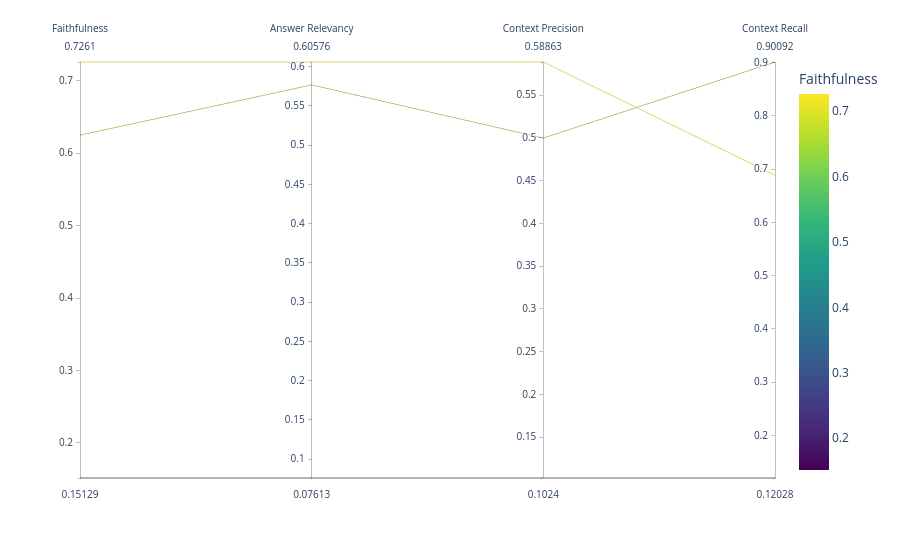

The notebook cell saved with this chart:
### Code cell
parallel = avg.T.reset_index()

parallel.rename(columns={"index":"Model"},inplace=True)

fig = px.parallel_coordinates(
    parallel,
    color="Faithfulness",
    dimensions=[
        "Faithfulness",
        "Answer Relevancy",
        "Context Precision",
        "Context Recall"
    ],
    color_continuous_scale=px.colors.sequential.Viridis
)

fig.show()

### Figure 1 — Plotly figure (JSON) as saved in the notebook; plotly's stock layout.template omitted (floating-point values rounded to 4 significant figures)
{"data": [{"dimensions": [{"label": "Faithfulness", "values": [0.625, 0.1513, 0.7261]}, {"label": "Answer Relevancy", "values": [0.5766, 0.07613, 0.6058]}, {"label": "Context Precision", "values": [0.4997, 0.1024, 0.5886]}, {"label": "Context Recall", "values": [0.9009, 0.1203, 0.6884]}], "domain": {"x": [0, 1], "y": [0, 1]}, "line": {"color": [0.625, 0.1513, 0.7261], "coloraxis": "coloraxis"}, "name": "", "type": "parcoords"}], "layout": {"coloraxis": {"colorbar": {"title": {"text": "Faithfulness"}}, "colorscale": [[0, "#440154"], [0.1111, "#482878"], [0.2222, "#3e4989"], [0.3333, "#31688e"], [0.4444, "#26828e"], [0.5556, "#1f9e89"], [0.6667, "#35b779"], [0.7778, "#6ece58"], [0.8889, "#b5de2b"], [1, "#fde725"]]}, "legend": {"tracegroupgap": 0}, "margin": {"t": 60}}}
